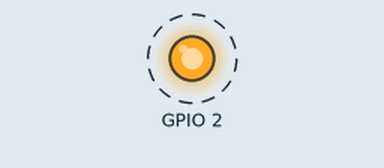
Simulated run of this sketch. Board: ESP32. Shown: output pins drawn as LEDs (lit = HIGH). Dashed ring = blinking. What the sketch prints to the serial monitor is not drawn.

Above: at 1.0 s.
Timing chart, 0 to 5.1 s (numbered marks = the images above):
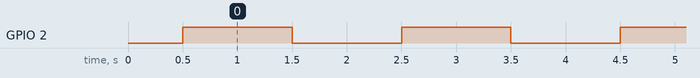

The sketch:

testing_esp32.ino
```cpp
void setup() {
  Serial.begin(115200);
  delay(500);
  Serial.println("Blink test running...");
  pinMode(2, OUTPUT);
}

void loop() {
  digitalWrite(2, !digitalRead(2));
  Serial.println("Toggled GPIO2");
  delay(1000);
}
```

Measured:
- by itself, GPIO 2: alternates HIGH for 1.0 s and LOW for 1.0 s
